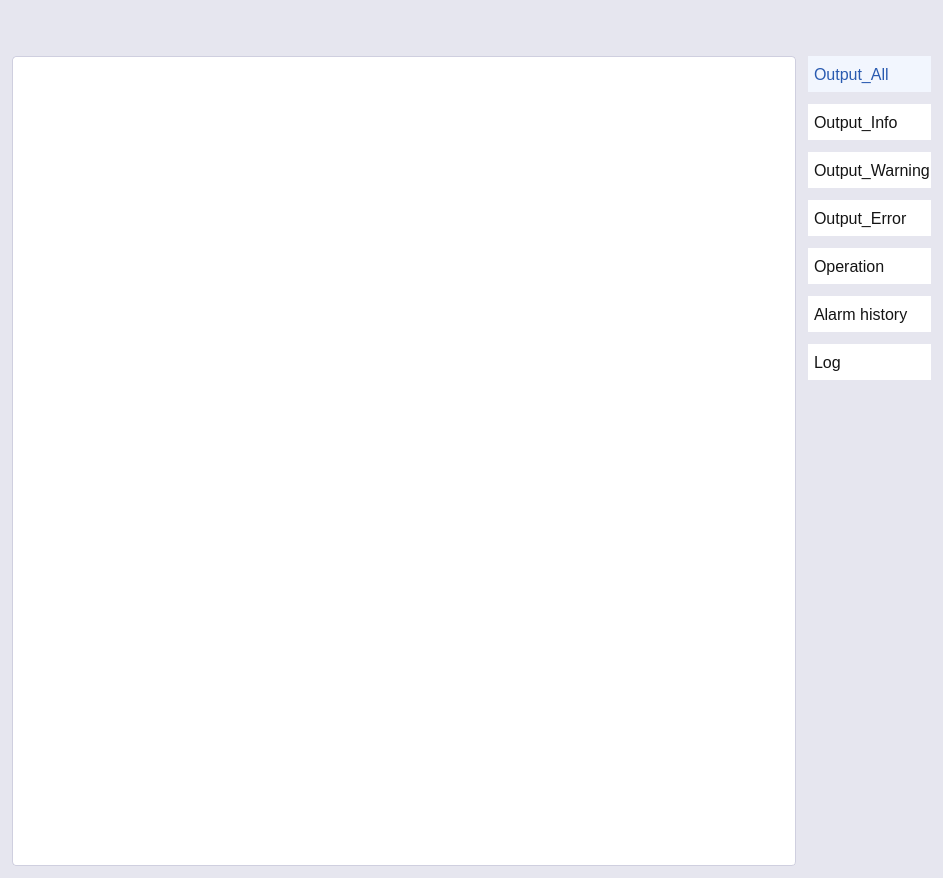
<?xml version="1.0" encoding="UTF-8"?>
<ui version="4.0">
 <class>MainWidgetLogForm</class>
 <widget class="QWidget" name="MainWidgetLogForm">
  <property name="geometry">
   <rect>
    <x>0</x>
    <y>0</y>
    <width>943</width>
    <height>878</height>
   </rect>
  </property>
  <property name="windowTitle">
   <string>Form</string>
  </property>
  <property name="styleSheet">
   <string notr="true">QWidget {
    font-size: 16px;
}

QTextBrowser {
    color: black;
    background-color: rgb(255, 255, 255);
    font: 16px;
    border: 1px solid rgb(207, 207, 223);
	border-radius: 4px;
}

QTabWidget::tab-bar {
	alignment: center;
    padding-right:8px;
}

QTabWidget::pane {
    background-color: transparent;
    border: none;
    padding-top: 12px;
}

QScrollBar::vertical {
	background: transparent;
	width: 22px;
	border-radius: 4px;
	padding-left: 2px;
}
QScrollBar::horizontal {
	background: transparent;
	height: 22px;
	border-radius: 4px;
	padding-top: 2px;
}
QScrollBar::handle:vertical{ 
    background: rgb(207, 207, 223);
    width: 20px; 
    min-height: 60px; 
}
QScrollBar::handle:horizontal{ 
    background: rgb(207, 207, 223);
    height: 20px; 
	min-width: 60px; 
}

QScrollBar::add-line:vertical,
QScrollBar::sub-line:vertical {
	background: transparent;
	height: 20px;	
}
QScrollBar::add-line:horizontal,
QScrollBar::sub-line:horizontal {
	background: transparent;
    width: 20px;
}

QScrollBar::add-page:vertical,
QScrollBar::sub-page:vertical,
QScrollBar::add-page:horizontal,
QScrollBar::sub-page:horizontal {
    background: transparent; 
}

QScrollArea::corner {
	background: white;
}

#MainWidgetLogForm{
    color: black;
    background-color: rgb(230, 230, 239);
    /*background-color: rgba(0,0,0,0.6);*/
    font: 16px;
}

#tabWidget{
    color: black;
    background-color: rgb(230, 230, 239);
    font: 16px;
}

QScrollBar::vertical {
	background: transparent;
	width: 22px;
	border-radius: 4px;
	padding-left: 2px;
	margin: 16px 0px 16px 0px;
}
QScrollBar::handle:vertical{ 
    background: rgb(207, 207, 223);
    width: 20px; 
    min-height: 60px; 
}

QScrollBar::add-page:vertical,
QScrollBar::sub-page:vertical,
QScrollBar::add-page:horizontal,
QScrollBar::sub-page:horizontal {
    background: transparent; 
}

QScrollBar::add-line:vertical {
    background: transparent;
    height: 16px;
    subcontrol-position: bottom;
    subcontrol-origin: margin;
}

QScrollBar::sub-line:vertical {
    background: transparent;
    height: 16px;
    subcontrol-position: top;
    subcontrol-origin: margin;
}

QScrollBar::up-arrow:vertical {
        image: url(:/mainwidget/image/mainwidget/uparrow.svg);
        width: 12px;
        height: 12px;
       padding-left: 2px;
}
QScrollBar::down-arrow:vertical {
        image: url(:/mainwidget/image/mainwidget/downarrow.svg);
        width: 12px;
        height: 12px;
        padding-left: 2px;
}

QScrollBar{
    border: none;
}

QTabBar::tab {
    background: rgb(255, 255, 255);
    color: rgb(0, 0, 0);
    padding: 0px 8px 0px 8px;
    margin-right: 4px;
    height: 32px;
    border: none; 
    border-left: 1px solid rgb(198, 205, 220);
    border-right: 1px solid rgb(198, 205, 220);
    border-top: 1px solid rgb(198, 205, 220);
    border-bottom: none;
    border-top-left-radius:4px;
    border-top-right-radius:4px;
}

QTabBar::tab:disabled {
    color: rgba(109, 109, 109);
    background: rgb(109, 109, 109);
}


QTabBar::tab:selected {
    color: rgb(41, 90, 176);
    background: rgb(216, 228, 251);
}

QTabBar::tab:hover {
    color: rgb(41, 90, 176);
    background: rgb(216, 228, 251);
}

#tabWidget::tab-bar{
	alignment:left;
}

#tabWidget::pane{
 border-top: 1px solid rgb(198, 205, 220);
}

#pbn_clear{
   	color: black;
    background-color: rgb(230, 230, 239);
border:none;
}

#pbn_close{
   	color: black;
    background-color: rgb(230, 230, 239);
border:none;
}

#pbn_fixed{
   	color: black;
    background-color: rgb(230, 230, 239);
    border:none;
}

#pbn_fixed:checked{
   	color: black;
    background-color: rgb(230, 230, 239);
    border:none;
}

QRadioButton{
background-color:rgb(255, 255, 255);
color:rgb(20,20,20);
font-weight:normal;
}
QRadioButton:checked{
background-color:rgb(242, 246, 254);
color:rgb(41, 90, 176);
font-weight:bold;
}
    QRadioButton::indicator {
        width: 0px;
        height: 0px;
        background-color: transparent;
        border: none;
        outline: none;
    }</string>
  </property>
  <layout class="QGridLayout" name="gridLayout_6" rowstretch="0,0,0,0,0,0,0,0,0,0,0,0,0,0,0,0,0,0,0,0,0" columnstretch="1,0,0,0,0">
   <property name="leftMargin">
    <number>12</number>
   </property>
   <property name="topMargin">
    <number>12</number>
   </property>
   <property name="rightMargin">
    <number>12</number>
   </property>
   <property name="bottomMargin">
    <number>12</number>
   </property>
   <property name="spacing">
    <number>12</number>
   </property>
   <item row="4" column="1" colspan="4">
    <widget class="CCRadioButtonWithoutIndicator" name="radioButton_4">
     <property name="minimumSize">
      <size>
       <width>120</width>
       <height>36</height>
      </size>
     </property>
     <property name="text">
      <string>Output_Error</string>
     </property>
    </widget>
   </item>
   <item row="1" column="0" rowspan="20">
    <widget class="QStackedWidget" name="stackedWidget">
     <property name="currentIndex">
      <number>6</number>
     </property>
     <widget class="QWidget" name="page">
      <layout class="QGridLayout" name="gridLayout_9">
       <property name="leftMargin">
        <number>0</number>
       </property>
       <property name="topMargin">
        <number>0</number>
       </property>
       <property name="rightMargin">
        <number>0</number>
       </property>
       <property name="bottomMargin">
        <number>0</number>
       </property>
       <property name="spacing">
        <number>0</number>
       </property>
       <item row="0" column="0">
        <widget class="TextBrowser" name="edit_outputAll"/>
       </item>
      </layout>
     </widget>
     <widget class="QWidget" name="page_2">
      <layout class="QGridLayout" name="gridLayout_10">
       <property name="leftMargin">
        <number>0</number>
       </property>
       <property name="topMargin">
        <number>0</number>
       </property>
       <property name="rightMargin">
        <number>0</number>
       </property>
       <property name="bottomMargin">
        <number>0</number>
       </property>
       <property name="spacing">
        <number>0</number>
       </property>
       <item row="0" column="0">
        <widget class="TextBrowser" name="edit_outputInfornation"/>
       </item>
      </layout>
     </widget>
     <widget class="QWidget" name="page_3">
      <layout class="QGridLayout" name="gridLayout_11">
       <property name="leftMargin">
        <number>0</number>
       </property>
       <property name="topMargin">
        <number>0</number>
       </property>
       <property name="rightMargin">
        <number>0</number>
       </property>
       <property name="bottomMargin">
        <number>0</number>
       </property>
       <property name="spacing">
        <number>0</number>
       </property>
       <item row="0" column="0">
        <widget class="TextBrowser" name="edit_outputWarning"/>
       </item>
      </layout>
     </widget>
     <widget class="QWidget" name="page_4">
      <layout class="QGridLayout" name="gridLayout_12">
       <property name="leftMargin">
        <number>0</number>
       </property>
       <property name="topMargin">
        <number>0</number>
       </property>
       <property name="rightMargin">
        <number>0</number>
       </property>
       <property name="bottomMargin">
        <number>0</number>
       </property>
       <property name="spacing">
        <number>0</number>
       </property>
       <item row="0" column="0">
        <widget class="TextBrowser" name="edit_outputError"/>
       </item>
      </layout>
     </widget>
     <widget class="QWidget" name="page_5">
      <layout class="QGridLayout" name="gridLayout_13">
       <property name="leftMargin">
        <number>0</number>
       </property>
       <property name="topMargin">
        <number>0</number>
       </property>
       <property name="rightMargin">
        <number>0</number>
       </property>
       <property name="bottomMargin">
        <number>0</number>
       </property>
       <property name="spacing">
        <number>0</number>
       </property>
       <item row="0" column="0">
        <widget class="TextBrowser" name="edit_operation"/>
       </item>
      </layout>
     </widget>
     <widget class="QWidget" name="page_6">
      <layout class="QGridLayout" name="gridLayout_14">
       <property name="leftMargin">
        <number>0</number>
       </property>
       <property name="topMargin">
        <number>0</number>
       </property>
       <property name="rightMargin">
        <number>0</number>
       </property>
       <property name="bottomMargin">
        <number>0</number>
       </property>
       <property name="spacing">
        <number>0</number>
       </property>
       <item row="0" column="0">
        <widget class="TextBrowser" name="edit_historyAlarm"/>
       </item>
      </layout>
     </widget>
     <widget class="QWidget" name="page_7">
      <layout class="QGridLayout" name="gridLayout_15">
       <property name="leftMargin">
        <number>0</number>
       </property>
       <property name="topMargin">
        <number>0</number>
       </property>
       <property name="rightMargin">
        <number>0</number>
       </property>
       <property name="bottomMargin">
        <number>0</number>
       </property>
       <property name="spacing">
        <number>0</number>
       </property>
       <item row="1" column="0">
        <widget class="TextBrowser" name="edit_log"/>
       </item>
      </layout>
     </widget>
    </widget>
   </item>
   <item row="8" column="3" colspan="2">
    <spacer name="verticalSpacer">
     <property name="orientation">
      <enum>Qt::Vertical</enum>
     </property>
     <property name="sizeHint" stdset="0">
      <size>
       <width>20</width>
       <height>40</height>
      </size>
     </property>
    </spacer>
   </item>
   <item row="5" column="1" colspan="4">
    <widget class="CCRadioButtonWithoutIndicator" name="radioButton_5">
     <property name="minimumSize">
      <size>
       <width>120</width>
       <height>36</height>
      </size>
     </property>
     <property name="text">
      <string>Operation</string>
     </property>
    </widget>
   </item>
   <item row="7" column="1" colspan="4">
    <widget class="CCRadioButtonWithoutIndicator" name="radioButton_7">
     <property name="minimumSize">
      <size>
       <width>120</width>
       <height>36</height>
      </size>
     </property>
     <property name="text">
      <string>Log</string>
     </property>
    </widget>
   </item>
   <item row="3" column="1" colspan="4">
    <widget class="CCRadioButtonWithoutIndicator" name="radioButton_3">
     <property name="minimumSize">
      <size>
       <width>120</width>
       <height>36</height>
      </size>
     </property>
     <property name="text">
      <string>Output_Warning</string>
     </property>
    </widget>
   </item>
   <item row="1" column="1" colspan="4">
    <widget class="CCRadioButtonWithoutIndicator" name="radioButton">
     <property name="minimumSize">
      <size>
       <width>120</width>
       <height>36</height>
      </size>
     </property>
     <property name="text">
      <string>Output_All</string>
     </property>
     <property name="checked">
      <bool>true</bool>
     </property>
    </widget>
   </item>
   <item row="6" column="1" colspan="4">
    <widget class="CCRadioButtonWithoutIndicator" name="radioButton_6">
     <property name="minimumSize">
      <size>
       <width>120</width>
       <height>36</height>
      </size>
     </property>
     <property name="text">
      <string>Alarm history</string>
     </property>
    </widget>
   </item>
   <item row="2" column="1" colspan="4">
    <widget class="CCRadioButtonWithoutIndicator" name="radioButton_2">
     <property name="minimumSize">
      <size>
       <width>120</width>
       <height>36</height>
      </size>
     </property>
     <property name="text">
      <string>Output_Info</string>
     </property>
    </widget>
   </item>
   <item row="0" column="0" colspan="5">
    <widget class="QWidget" name="widget" native="true">
     <property name="minimumSize">
      <size>
       <width>0</width>
       <height>0</height>
      </size>
     </property>
     <layout class="QHBoxLayout" name="horizontalLayout">
      <property name="spacing">
       <number>24</number>
      </property>
      <property name="leftMargin">
       <number>0</number>
      </property>
      <property name="topMargin">
       <number>0</number>
      </property>
      <property name="rightMargin">
       <number>0</number>
      </property>
      <property name="bottomMargin">
       <number>0</number>
      </property>
      <item>
       <spacer name="horizontalSpacer">
        <property name="orientation">
         <enum>Qt::Horizontal</enum>
        </property>
        <property name="sizeHint" stdset="0">
         <size>
          <width>40</width>
          <height>20</height>
         </size>
        </property>
       </spacer>
      </item>
      <item>
       <widget class="QPushButton" name="pbn_clear">
        <property name="minimumSize">
         <size>
          <width>32</width>
          <height>32</height>
         </size>
        </property>
        <property name="maximumSize">
         <size>
          <width>32</width>
          <height>32</height>
         </size>
        </property>
        <property name="text">
         <string/>
        </property>
        <property name="icon">
         <iconset theme=":/mainwidget/image/mainwidget/logformclear.svg"/>
        </property>
        <property name="iconSize">
         <size>
          <width>24</width>
          <height>24</height>
         </size>
        </property>
       </widget>
      </item>
      <item>
       <widget class="QPushButton" name="pbn_fixed">
        <property name="minimumSize">
         <size>
          <width>32</width>
          <height>32</height>
         </size>
        </property>
        <property name="maximumSize">
         <size>
          <width>32</width>
          <height>32</height>
         </size>
        </property>
        <property name="text">
         <string/>
        </property>
        <property name="iconSize">
         <size>
          <width>24</width>
          <height>24</height>
         </size>
        </property>
        <property name="checkable">
         <bool>true</bool>
        </property>
        <property name="checked">
         <bool>false</bool>
        </property>
       </widget>
      </item>
      <item>
       <widget class="QPushButton" name="pbn_close">
        <property name="minimumSize">
         <size>
          <width>32</width>
          <height>32</height>
         </size>
        </property>
        <property name="maximumSize">
         <size>
          <width>32</width>
          <height>32</height>
         </size>
        </property>
        <property name="text">
         <string/>
        </property>
        <property name="icon">
         <iconset theme=":/mainwidget/image/mainwidget/logformclose.svg"/>
        </property>
        <property name="iconSize">
         <size>
          <width>20</width>
          <height>20</height>
         </size>
        </property>
       </widget>
      </item>
     </layout>
    </widget>
   </item>
  </layout>
 </widget>
 <customwidgets>
  <customwidget>
   <class>TextBrowser</class>
   <extends>QTextBrowser</extends>
   <header>textbrowser.h</header>
  </customwidget>
  <customwidget>
   <class>CCRadioButtonWithoutIndicator</class>
   <extends>QRadioButton</extends>
   <header>ccpushbutton.h</header>
  </customwidget>
 </customwidgets>
 <resources/>
 <connections/>
</ui>
